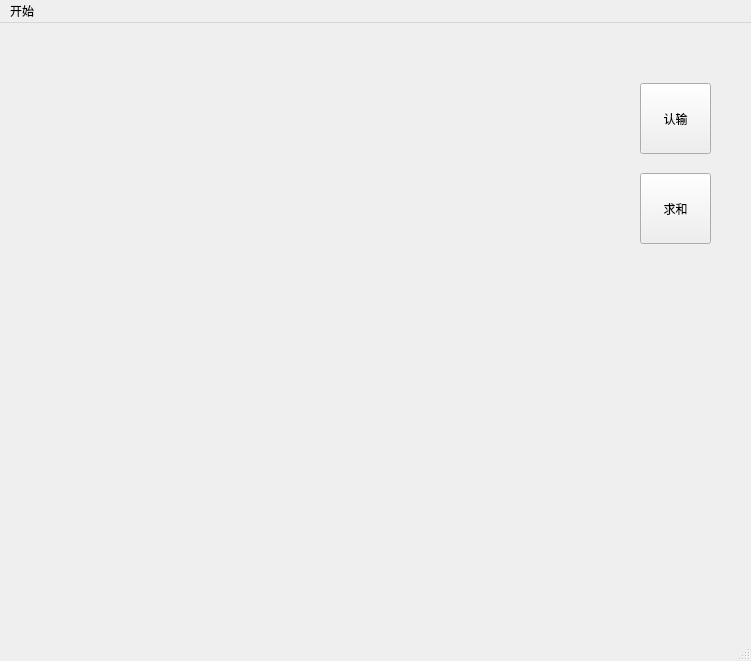
<?xml version="1.0" encoding="UTF-8"?>
<ui version="4.0">
 <class>MainWindow</class>
 <widget class="QMainWindow" name="MainWindow">
  <property name="geometry">
   <rect>
    <x>0</x>
    <y>0</y>
    <width>751</width>
    <height>661</height>
   </rect>
  </property>
  <property name="windowTitle">
   <string>MainWindow</string>
  </property>
  <widget class="QWidget" name="centralWidget">
   <widget class="DraughtBoard" name="draught_board" native="true">
    <property name="geometry">
     <rect>
      <x>10</x>
      <y>0</y>
      <width>600</width>
      <height>600</height>
     </rect>
    </property>
   </widget>
   <widget class="QPushButton" name="pushButton">
    <property name="geometry">
     <rect>
      <x>640</x>
      <y>60</y>
      <width>71</width>
      <height>71</height>
     </rect>
    </property>
    <property name="text">
     <string>认输</string>
    </property>
   </widget>
   <widget class="QPushButton" name="pushButton_2">
    <property name="geometry">
     <rect>
      <x>640</x>
      <y>150</y>
      <width>71</width>
      <height>71</height>
     </rect>
    </property>
    <property name="text">
     <string>求和</string>
    </property>
   </widget>
  </widget>
  <widget class="QMenuBar" name="menuBar">
   <property name="geometry">
    <rect>
     <x>0</x>
     <y>0</y>
     <width>751</width>
     <height>23</height>
    </rect>
   </property>
   <widget class="QMenu" name="menu">
    <property name="title">
     <string>开始</string>
    </property>
    <addaction name="action_2"/>
    <addaction name="action"/>
    <addaction name="action_3"/>
   </widget>
   <addaction name="menu"/>
  </widget>
  <widget class="QStatusBar" name="statusBar"/>
  <action name="action">
   <property name="text">
    <string>连接主机</string>
   </property>
  </action>
  <action name="action_2">
   <property name="text">
    <string>创建主机</string>
   </property>
  </action>
  <action name="action_3">
   <property name="text">
    <string>加载盘面</string>
   </property>
  </action>
 </widget>
 <layoutdefault spacing="6" margin="11"/>
 <customwidgets>
  <customwidget>
   <class>DraughtBoard</class>
   <extends>QWidget</extends>
   <header>draughtboard.h</header>
   <container>1</container>
   <slots>
    <signal>gameOver(int)</signal>
    <signal>turnOver()</signal>
   </slots>
  </customwidget>
 </customwidgets>
 <resources/>
 <connections/>
</ui>
